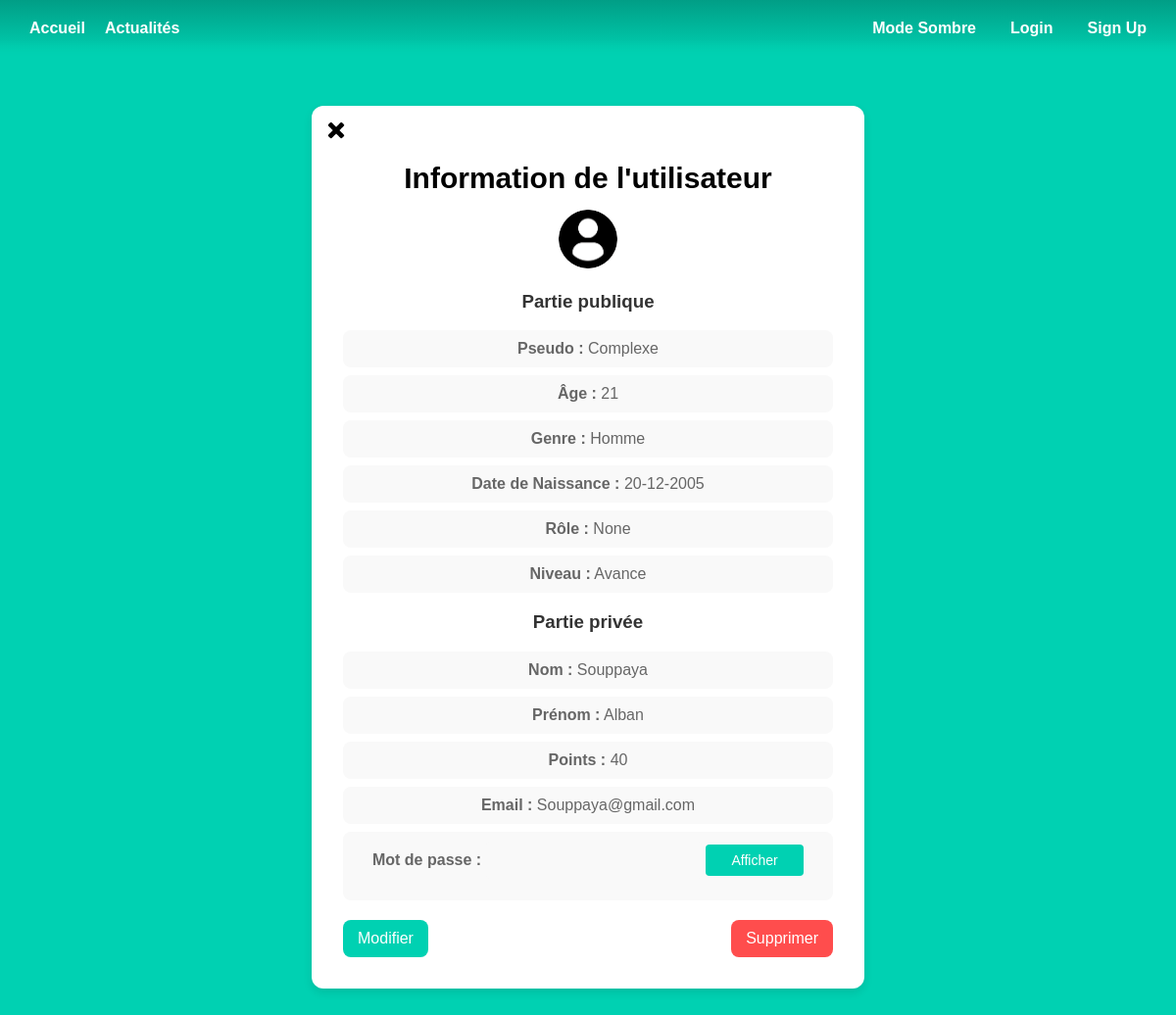
Page /userProfile/2 on the committed database.
### models.py (models this page shows)
class User(UserMixin, db.Model):
    id = db.Column(db.Integer, primary_key=True)
    email = db.Column(db.String(100), unique=True, index=True)
    pseudo = db.Column(db.String(100), unique=True, index=True)
    password = db.Column(db.String(100))
    lastname = db.Column(db.String(1000))
    firstname = db.Column(db.String(100))
    level = db.Column(db.String, default="Debutant")
    role = db.Column(db.String)
    age = db.Column(db.Integer)
    gender = db.Column(db.String(100))
    point = db.Column(db.Integer, default=0)
    birthdate = db.Column(db.Date)
    image = db.Column(db.LargeBinary)
    confirmed = db.Column(db.Boolean, default=False)

### admin.py (the view)
@admin.route('/userProfile/<int:user_id>')
def user_profile(user_id):
    user = User.query.get(user_id)
    return render_template('admin_user_profile.html', user=user)

### templates/admin_user_profile.html (shortened to what this page needs)
{% extends "base.html" %}
{% block content %}
<div class="user-container">
    <div class="back">
        <a href="{{ url_for('admin.gestion_utilisateur') }}" class="button">
            <img src="{{ url_for('static', filename='croix.png') }}" alt="Profil"  width="20" height="20">
        </a>
    </div>
    <h1 class="title-box">Information de l'utilisateur</h1>
    {% if user.image %}
        <img width="60" height="60">
    {% else %}
        <img src="{{ url_for('static', filename='utilisateur-de-profil-sans-fond.png') }}" width="60" height="60">
    {% endif %}
    <div class="user-info">
        <h3>Partie publique</h3>
            <p><strong>Pseudo :</strong> {{ user.pseudo }}</p>
            <p><strong>Âge :</strong> {{ user.age }}</p>
            <p><strong>Genre :</strong> {{ user.gender }}</p>
            <p><strong>Date de Naissance :</strong> {{ user.birthdate.strftime('%d-%m-%Y')}}</p>
            <p><strong>Rôle :</strong> {{ user.role }}</p>
            <p><strong>Niveau :</strong> {{ user.level }}</p>
        <h3>Partie privée</h3>
            <p><strong>Nom :</strong> {{ user.lastname }}</p>
            <p><strong>Prénom :</strong> {{ user.firstname }}</p>
            <p><strong>Points :</strong> {{ user.point }}</p>
            <p><strong>Email :</strong> {{ user.email }}</p>
            <p><strong>Mot de passe :</strong>
                <input type="password" id="password-field" value="{{ current_user.password }}" readonly>
                <button type="button" id="toggle-password" onclick="togglePassword()">Afficher</button>
            </p>
    </div>
    <div class="user-actions">
        <a href="{{ url_for('admin.edit_user', user_id=user.id) }}">
            <button class="edit-btn">Modifier</button>
        </a>
        <form action="{{ url_for('admin.delete_user', user_id=user.id) }}" method="post">
            <button type="submit" class="delete-btn" onclick="return confirm('Voulez-vous vraiment supprimer ce compte ?')">
                Supprimer
            </button>
        </form>
    </div>
</div>
{% endblock %}

### templates/base.html (shortened to what this page needs)
<!DOCTYPE html>
<html lang="fr">
<head>
    <link rel="stylesheet" href="{{ url_for('static', filename='styles/base2.css') }}" />
</head>
<body>
    <section class="hero is-primary is-fullheight">
        <div class="hero-head">
            <nav class="navbar">
                <div class="container">
                    <div class="navbar-start">
                        <a href="{{ url_for('main.index') }}" class="navbar-item">Accueil</a>
                        <a href="{{ url_for('main.actualite') }}" class="navbar-item">Actualités</a>
                    </div>
                    <div class="navbar-end">
                        <a id="toggle-dark-mode" class="themeToggle navbar-item" onclick="toggleColorMode()" >Mode Sombre</a>
                        {% if current_user.is_authenticated %}
                        <a href="{{ url_for('auth.logout') }}" class="navbar-item">Logout</a>
                            <a href="{{ url_for('main.profile') }}" class="navbar-item">
                                {% if current_user.image %}
                                    <img class="pp" width="30" height="30">
                                {% else %}
                                    <img src="{{ url_for('static', filename='profile-icon-white-6-1.png') }}" alt="Profil"  width="30" height="30">
                                {% endif %}
                            </a>
                        {% else %}
                            <a href="{{ url_for('auth.login') }}" class="navbar-item">Login</a>
                            <a href="{{ url_for('auth.signup') }}" class="navbar-item">Sign Up</a>
                        {% endif %}
                    </div>
                </div>
            </nav>
        </div>
        <div class="hero-body">
                {% block content %}
                {% endblock %}
        </div>
    </section>
</body>
</html>

### static/styles/base2.css (style rules this page uses)
html, body { height: 100%; margin: 0; padding: 0; font-family: 'Arial', sans-serif; background-color: var(--clair); color: rgb(0, 0, 0); text-align: center; }
:root { --clair: #00d1b2; --moyen: #14c2a8; --fonce: #019e86; --tresfonce: #00a88b; --ecriture: white; --box: white; --titrebox: black; --border: #ddd; --writeinput: #aaa; --itembox: #f9f9f9; --titreitem: #333; --pitem: #666; --ecritureform: black; --titrerequete: #1e293b; --progress : #0fd812; }
.navbar { display: flex; justify-content: space-between; align-items: center; background: linear-gradient(to bottom, var(--fonce), var(--clair)); padding: 10px 20px; color: var(--ecriture); -webkit-mask-image: linear-gradient(to bottom, rgba(0, 0, 0, 1) 70%, rgba(0, 0, 0, 0)); mask-image: linear-gradient(to bottom, rgba(0, 0, 0, 1) 70%, rgba(0, 0, 0, 0)); height: 10%; }
.navbar .container { display: flex; width: 100%; justify-content: space-between; align-items: center; margin-top: 0px; }
.navbar-start { display: flex; align-items: center; }
.navbar-end { display: flex; align-items: center; gap: 15px; }
.navbar-item { color: var(--ecriture) !important; font-weight: bold; text-decoration: none; padding: 10px; }
.hero-body { display: flex; flex-direction: column; justify-content: center; align-items: center; height: calc(100vh - 56px); width: 100%; box-sizing: border-box; height: 90%; }
.title-box { text-align: center; color: var(--titrebox); font-size: 30px; font-weight: bold; margin-bottom: 15px; width: 100%; display: block; }
.news-item .pp, .user-container img, .box img { border-radius: 50%; }
.user-container { max-width: 500px; margin: 50px auto; padding: 10px; background: var(--box); border-radius: 12px; box-shadow: 0px 4px 10px rgba(0, 0, 0, 0.1); text-align: center; width: 85%; }
.user-info p { font-size: 16px; color: var(--pitem); background: var(--itembox); padding: 10px; border-radius: 8px; margin: 8px 0; }
.user-info h3, .box h3, .results h2, .actualite-item h3 { color: var(--titreitem); }
#password-field { padding: 10px; width: 200px; border: none; border-radius: 4px; font-size: 16px; color: var(--titreitem); background-color: var(--itembox); }
#toggle-password { padding: 8px 16px; background-color: var(--clair); color: var(--ecriture); width: 100px; border: none; border-radius: 4px; font-size: 14px; margin-bottom: 15px; }
.user-actions { display: flex; justify-content: space-between; margin-top: 20px; width: 100%; }
.user-actions button { padding: 10px 15px; border: none; border-radius: 8px; cursor: pointer; font-size: 16px; transition: 0.3s ease-in-out; }
.user-actions .edit-btn { background: var(--clair); color: var(--ecriture); }
.user-actions .delete-btn { background: #ff4d4d; color: var(--ecriture); }
.user-container { position: relative; padding: 2rem; }
.back { position: absolute; top: 15px; left: 15px; }

### rows in the picture
User: pseudo "Complexe", age "21", gender "Homme", birthdate "20-12-2005", role "None", level "Avance", lastname "Souppaya", firstname "Alban", point "40", email "Souppaya@gmail.com"
